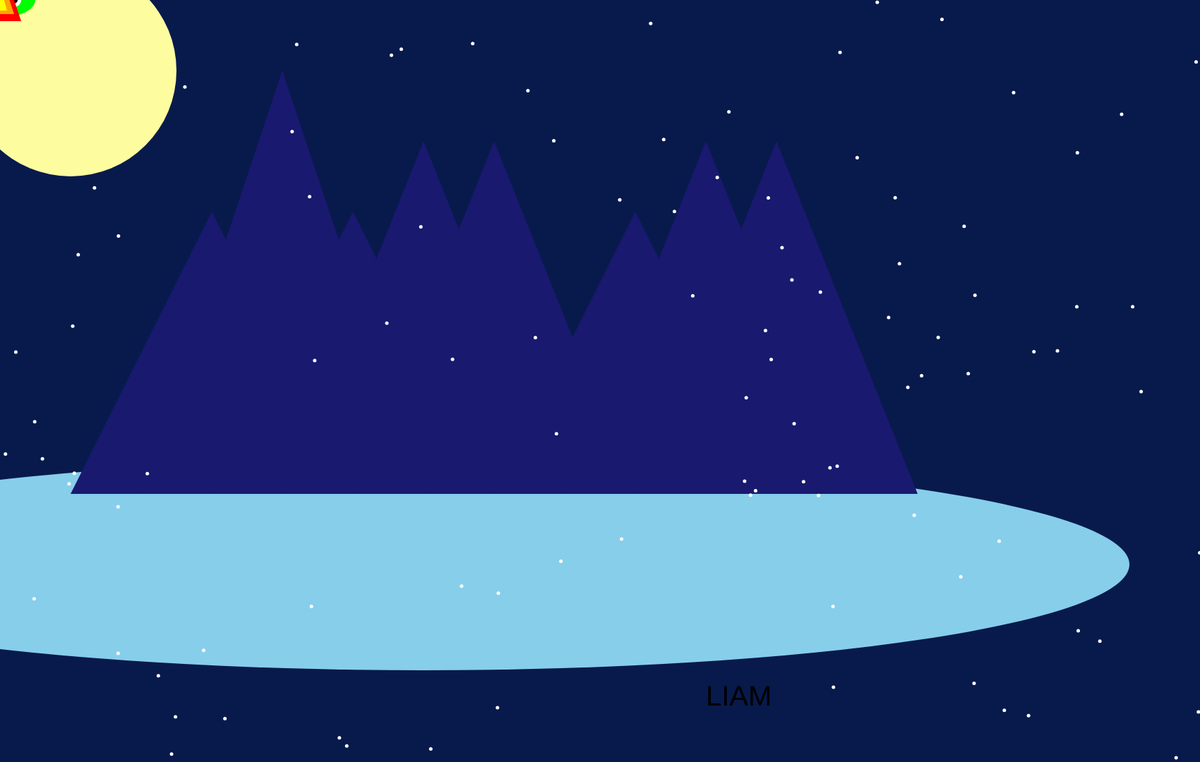
Frame 1 (no input)
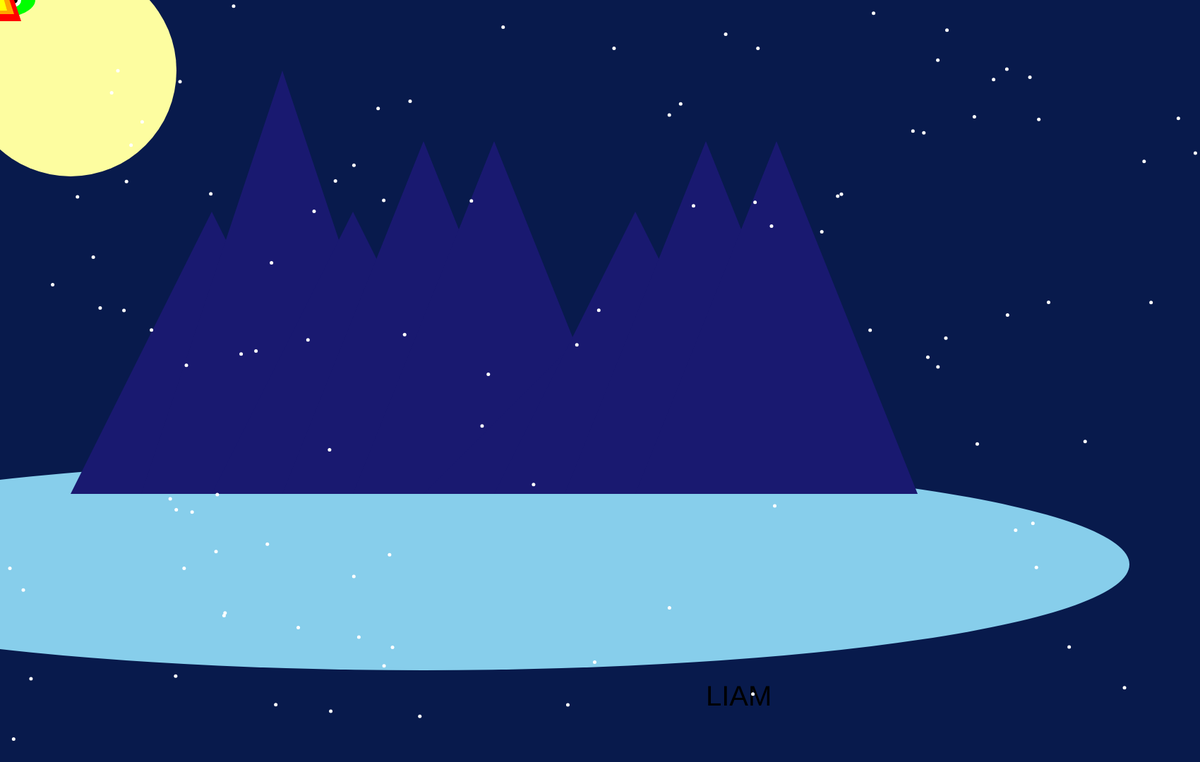
Frame 60 (no input)
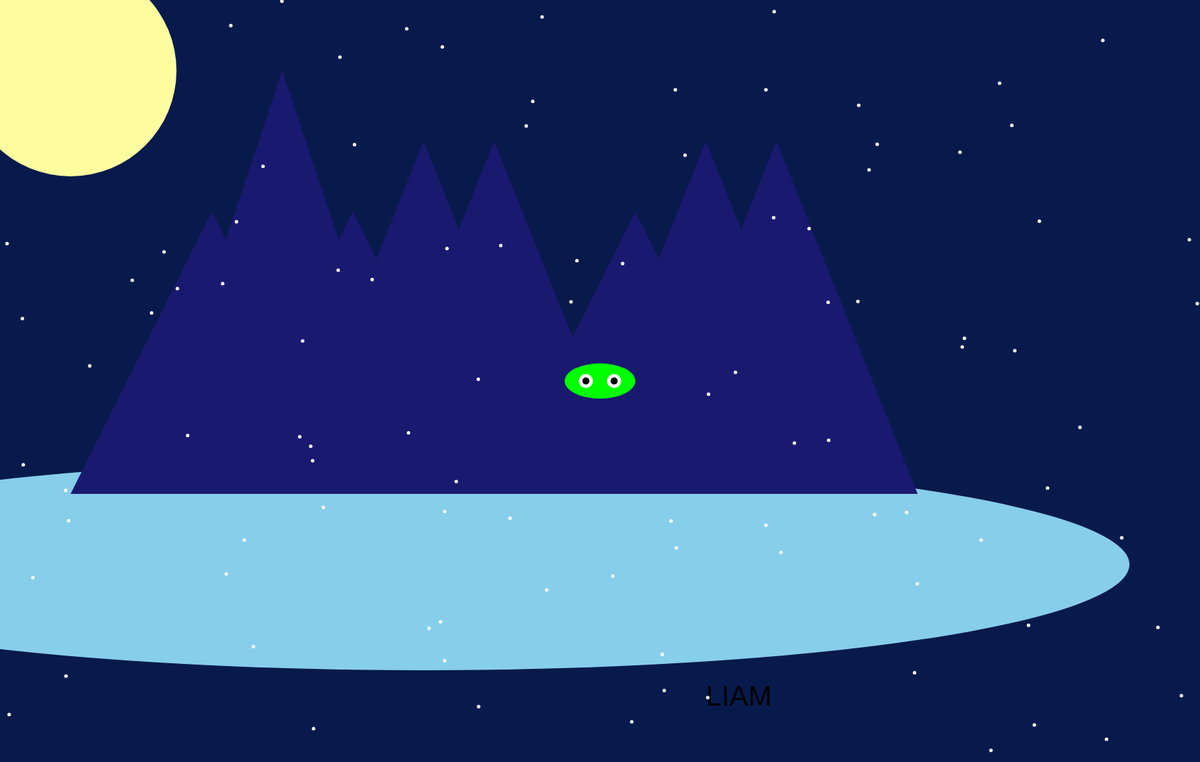
Frame 120 (the mouse pressed at the canvas centre since frame 60)

The p5.js sketch that drew these frames (run headless with seeded random() and noise() and a simulated clock; from frame 60 on, the mouse is pressed at the canvas centre):

// p5.js sketch
// ── sketch.js
// Interactive Scene
// Liam
// Sept 22, 2026

// Global Variables
let c = [0, 255, 0];
let currentBack = 0;
let x = 0
let y = 0;

async function setup() {
  createCanvas(1700, 1080);
  background(50);
}

function createsplash() {
  fill("white");
  noStroke();

  ellipse(mouseX - 60, mouseY, 20, 8);
  ellipse(mouseX - 45, mouseY - 20, 12, 7);
  ellipse(mouseX - 30, mouseY - 35, 10, 15);
  ellipse(mouseX - 10, mouseY - 50, 8, 18);
  ellipse(mouseX + 10, mouseY - 55, 8, 20);
  ellipse(mouseX + 30, mouseY - 35, 10, 15);
  ellipse(mouseX + 45, mouseY - 20, 12, 7);
  ellipse(mouseX + 60, mouseY, 20, 8);

  circle(mouseX - 40, mouseY - 70, 12);
  circle(mouseX, mouseY - 90, 15);
  circle(mouseX + 40, mouseY - 70, 12);

  circle(mouseX - 75, mouseY - 30, 7);
  circle(mouseX - 65, mouseY - 65, 6);
  circle(mouseX + 75, mouseY - 30, 7);
  circle(mouseX + 65, mouseY - 65, 6);

  noFill();
  stroke("white");
  strokeWeight(5);
  arc(mouseX, mouseY + 5, 180, 50, 0, PI);
  arc(mouseX, mouseY + 10, 250, 70, 0, PI);
}

function snow() {
  fill("white");
  noStroke();

  for (let i = 0; i < 100; i++) {
    let x = random(width);
    let y = random(height);

    circle(x, y, 5);
  }
}


function burn() {
  fill("red");
  noStroke();
  triangle(mouseX, mouseY - 60, mouseX - 30, mouseY + 30, mouseX + 30, mouseY + 30);

  fill("orange");
  triangle(mouseX, mouseY - 40, mouseX - 20, mouseY + 20, mouseX + 20, mouseY + 20);

  fill("yellow");
  triangle(mouseX, mouseY - 20, mouseX - 10, mouseY + 15, mouseX + 10, mouseY + 15);
}

// Random character color
function changecolor() {
  c = [
    random(0, 256),
    random(0, 256),
    random(0, 256)
  ];
}

function draw() {
  // 4-state background
  if (currentBack === 0) {
    background(8, 26, 76);
  } else if (currentBack === 1) {
    background(76, 8, 26);
  } else if (currentBack === 2) {
    background(26, 76, 8);
  } else if (currentBack === 3) {
    background(80, 50, 100);
  }

  textSize(40);
  noStroke();
 
  fill(color(253, 253, 160));
  circle(100, 100, 300);

  fill("skyblue");
  ellipse(600, 800, 2000, 300);

  fill("midnightblue");
  triangle(100, 700, 300, 300, 500, 700);
  triangle(200, 700, 400, 100, 600, 700);
  triangle(300, 700, 500, 300, 700, 700);
  triangle(400, 700, 600, 200, 800, 700);
  triangle(500, 700, 700, 200, 900, 700);
  triangle(600, 700, 800, 500, 1000, 700);
  triangle(700, 700, 900, 300, 1100, 700);
  triangle(800, 700, 1000, 200, 1200, 700);
  triangle(900, 700, 1100, 200, 1300, 700);

  // Character
  fill(c[0], c[1], c[2]);
  ellipse(mouseX, mouseY, 100, 50);

  fill("white");
  circle(mouseX - 20, mouseY, 20);

  fill("black");
  circle(mouseX - 20, mouseY, 10);

  fill("white");
  circle(mouseX + 20, mouseY, 20);

  fill("black");
  circle(mouseX + 20, mouseY, 10);

  text("LIAM", 1000, 1000);

  if (mouseY >= 650) {
    createsplash();
  }

  if (mouseX <= 200 && mouseY <= 200) {
    burn();
  }
  snow();
}

// Middle mouse button changes the background
function mousePressed() {
  if (mouseButton.center) {
    currentBack = currentBack + 1;

    if (currentBack > 3) {
      currentBack = 0;
    }
  }
}

// Press E to change the character's color
function keyPressed() {
  if (key === 'e') {
    changecolor();
  }
}

// ── style.css
html, body {
  margin: 0;
  padding: 0;
  background-color: rgb(8,26,76);
}

canvas {
  display: block;
}
